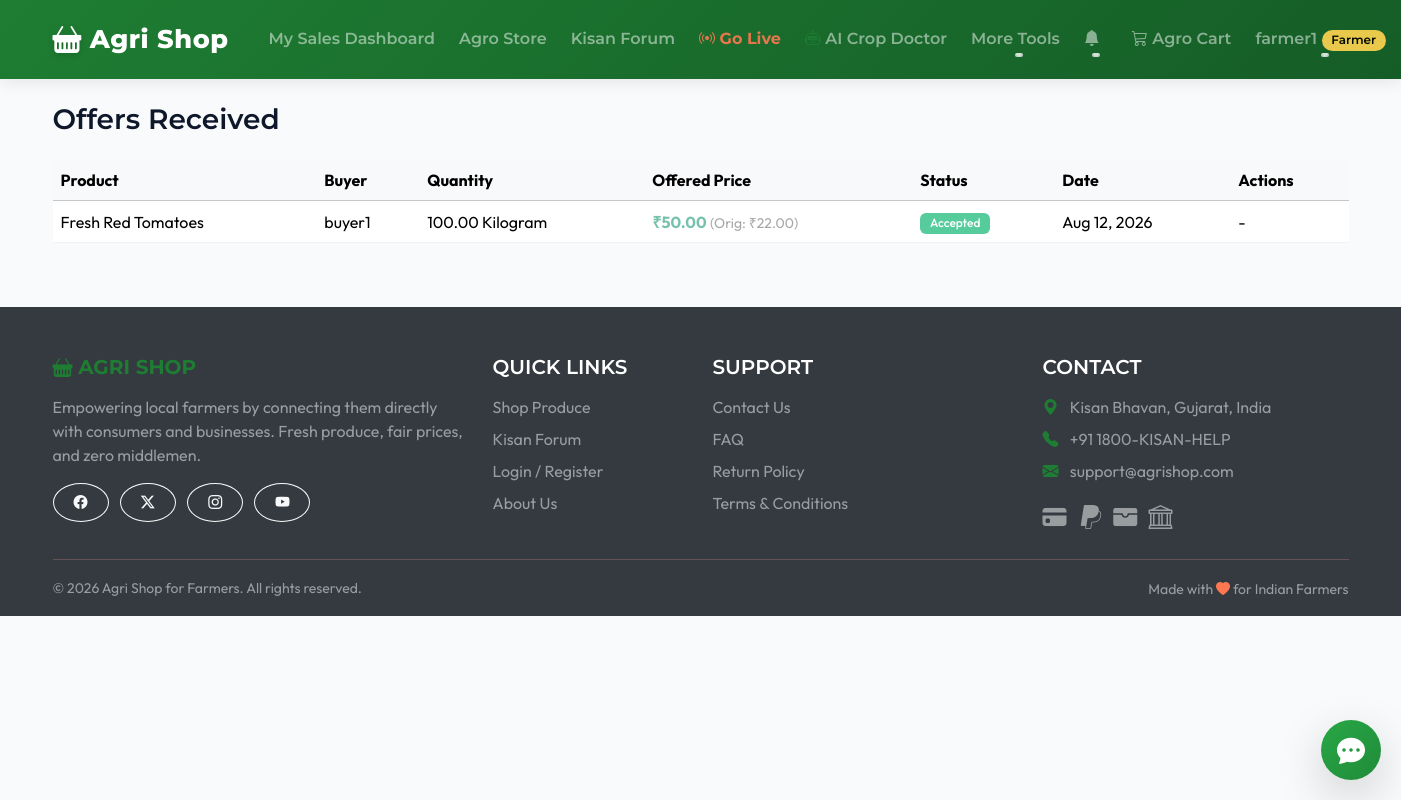
The app's page /orders/offers/ (signed in) with its own data.
### accounts/models.py (models this page shows, shortened)
class User(AbstractUser):
    class Role(models.TextChoices):
        FARMER = 'FARMER', 'Farmer'
        BUYER = 'BUYER', 'Buyer'
        BUSINESS_BUYER = 'BUSINESS_BUYER', 'Business Buyer'
        AGRO_DEALER = 'AGRO_DEALER', 'Agro Dealer'
    role = models.CharField(max_length=20, choices=Role.choices, default=Role.BUYER)
    phone = models.CharField(max_length=15, blank=True)
    address = models.TextField(blank=True)
    village_or_city = models.CharField(max_length=100, blank=True)
    state = models.CharField(max_length=50, blank=True)
    is_verified_farmer = models.BooleanField(default=False)

### orders/models.py (models this page shows, shortened)
class Negotiation(models.Model):
    STATUS_CHOICES = [
        ('PENDING', 'Pending'),
        ('ACCEPTED', 'Accepted'),
        ('REJECTED', 'Rejected'),
        ('COUNTER', 'Counter Offer'),
    ]
    buyer = models.ForeignKey(settings.AUTH_USER_MODEL, on_delete=models.CASCADE, related_name='negotiations_made')
    farmer = models.ForeignKey(settings.AUTH_USER_MODEL, on_delete=models.CASCADE, related_name='negotiations_received')
    product = models.ForeignKey(Product, on_delete=models.CASCADE, related_name='negotiations')
    quantity = models.DecimalField(max_digits=10, decimal_places=2)
    offered_price_per_unit = models.DecimalField(max_digits=10, decimal_places=2)
    status = models.CharField(max_length=20, choices=STATUS_CHOICES, default='PENDING')
    created_at = models.DateTimeField(auto_now_add=True)
    updated_at = models.DateTimeField(auto_now=True)

### products/models.py (models this page shows, shortened)
class Product(models.Model):
    UNIT_CHOICES = [
        ('kg', 'Kilogram'),
        ('quintal', 'Quintal (100kg)'),
        ('dozen', 'Dozen'),
        ('litre', 'Litre'),
        ('piece', 'Piece'),
    ]
    QUALITY_CHOICES = [
        ('A', 'Grade A (Premium)'),
        ('B', 'Grade B (Standard)'),
        ('C', 'Grade C (Processing/Juice)'),
        ('organic', 'Certified Organic'),
        ('pesticide_free', 'Pesticide-Free'),
    ]
    farmer = models.ForeignKey(settings.AUTH_USER_MODEL, on_delete=models.CASCADE, related_name='products')
    category = models.ForeignKey(Category, on_delete=models.CASCADE, related_name='products')
    name = models.CharField(max_length=200)
    description = models.TextField()
    image = models.ImageField(upload_to='product_images/', blank=True, null=True)
    price_per_unit = models.DecimalField(max_digits=10, decimal_places=2)
    unit = models.CharField(max_length=20, choices=UNIT_CHOICES, default='kg')
    quantity_available = models.DecimalField(max_digits=10, decimal_places=2)
    bulk_price_threshold = models.DecimalField(max_digits=10, decimal_places=2, null=True, blank=True, help_text="Minimum quantity for bulk pricing")
    bulk_price_per_unit = models.DecimalField(max_digits=10, decimal_places=2, null=True, blank=True, help_text="Price per unit when threshold is met")
    is_organic = models.BooleanField(default=False)
    quality_grade = models.CharField(max_length=20, choices=QUALITY_CHOICES, blank=True)
    is_imperfect = models.BooleanField(default=False, help_text="Ugly veggies at discount")
    harvest_date = models.DateField(blank=True, null=True)
    is_active = models.BooleanField(default=True)
    created_at = models.DateTimeField(auto_now_add=True)
    updated_at = models.DateTimeField(auto_now=True)

### orders/views.py (the view)
# urls.py: path('offers/', views.manage_offers, name='manage_offers'),
@login_required
def manage_offers(request):
    from .models import Negotiation
    if request.user.role == 'FARMER':
        offers = Negotiation.objects.filter(farmer=request.user).order_by('-created_at')
        return render(request, 'orders/manage_offers.html', {'offers': offers, 'is_farmer': True})
    else:
        offers = Negotiation.objects.filter(buyer=request.user).order_by('-created_at')
        return render(request, 'orders/manage_offers.html', {'offers': offers, 'is_farmer': False})

### templates/orders/manage_offers.html (shortened to what this page needs)
{% extends 'base.html' %}
{% block content %}
<div class="row mt-4">
    <div class="col-12">
        <h3 class="mb-4">{% if is_farmer %}Offers Received{% else %}My Offers{% endif %}</h3>
        {% if offers %}
            <div class="table-responsive">
                <table class="table table-hover align-middle">
                    <thead class="table-light">
                        <tr>
                            <th>Product</th>
                            <th>{% if is_farmer %}Buyer{% else %}Farmer{% endif %}</th>
                            <th>Quantity</th>
                            <th>Offered Price</th>
                            <th>Status</th>
                            <th>Date</th>
                            <th>Actions</th>
                        </tr>
                    </thead>
                    <tbody>
                        {% for offer in offers %}
                        <tr>
                            <td>{{ offer.product.name }}</td>
                            <td>{% if is_farmer %}{{ offer.buyer.username }}{% else %}{{ offer.farmer.username }}{% endif %}</td>
                            <td>{{ offer.quantity }} {{ offer.product.get_unit_display }}</td>
                            <td><strong class="text-primary">₹{{ offer.offered_price_per_unit }}</strong> <small class="text-muted">(Orig: ₹{{ offer.product.price_per_unit }})</small></td>
                            <td>
                                <span class="badge
                                    {% if offer.status == 'PENDING' %}bg-warning text-dark
                                    {% elif offer.status == 'ACCEPTED' %}bg-success
                                    {% elif offer.status == 'REJECTED' %}bg-danger
                                    {% endif %}">
                                    {{ offer.get_status_display }}
                                </span>
                            </td>
                            <td>{{ offer.created_at|date:"M d, Y" }}</td>
                            <td>
                                {% if is_farmer and offer.status == 'PENDING' %}
                                    <form method="post" action="{% url 'accept_offer' offer.id %}" class="d-inline">
                                        {% csrf_token %}
                                        <button type="submit" class="btn btn-sm btn-success">Accept</button>
                                    </form>
                                    <form method="post" action="{% url 'reject_offer' offer.id %}" class="d-inline">
                                        {% csrf_token %}
                                        <button type="submit" class="btn btn-sm btn-danger">Reject</button>
                                    </form>
                                {% elif not is_farmer and offer.status == 'ACCEPTED' %}
                                    <button class="btn btn-sm btn-primary" onclick="alert('Farmer accepted! Add to cart with special code to claim this price.')">Claim Offer</button>
                                {% else %}
                                    -
                                {% endif %}
                            </td>
                        </tr>
                        {% endfor %}
                    </tbody>
                </table>
            </div>
        {% else %}
            <div class="alert alert-info">No offers found.</div>
        {% endif %}
    </div>
</div>
{% endblock %}

### templates/base.html (shortened to what this page needs)
<!DOCTYPE html>
<html lang="en">
<head>
    <link href="https://cdn.jsdelivr.net/npm/bootswatch@5.3.3/dist/minty/bootstrap.min.css" rel="stylesheet">
    <link rel="stylesheet" href="https://cdn.jsdelivr.net/npm/bootstrap-icons@1.11.3/font/bootstrap-icons.min.css">
    {% load static %}
    <link rel="stylesheet" href="{% static 'css/style.css' %}">
</head>
<body>
    <nav class="navbar navbar-expand-lg navbar-dark bg-primary mb-4">
        <div class="container">
            <a class="navbar-brand" href="/">
                <i class="bi bi-basket-fill"></i> Agri Shop
            </a>
            <div class="collapse navbar-collapse" id="navbarNav">
                <ul class="navbar-nav me-auto">
                    {% if user.is_authenticated and user.role == 'FARMER' %}
                    <li class="nav-item">
                        <a class="nav-link" href="{% url 'farmer_sales' %}">My Sales Dashboard</a>
                    </li>
                    <li class="nav-item">
                        <a class="nav-link" href="{% url 'agro_store' %}">Agro Store</a>
                    </li>
                    <li class="nav-item">
                        <a class="nav-link" href="{% url 'forum_list' %}">Kisan Forum</a>
                    </li>
                    <li class="nav-item">
                        <a class="nav-link text-danger fw-bold" href="{% url 'start_live' %}"><i class="bi bi-broadcast"></i> Go Live</a>
                    </li>
                    <li class="nav-item">
                        <a class="nav-link" href="{% url 'crop_doctor' %}"><i class="bi bi-robot text-success"></i> AI Crop Doctor</a>
                    </li>
                    <li class="nav-item dropdown">
                        <a class="nav-link dropdown-toggle" href="#" role="button" data-bs-toggle="dropdown">
                            More Tools
                        </a>
                    </li>
                    {% endif %}
                </ul>
                <ul class="navbar-nav ms-auto mb-2 mb-lg-0 align-items-center">
                    {% if user.is_authenticated %}
                    <li class="nav-item dropdown me-2">
                        <a class="nav-link dropdown-toggle position-relative" href="#" id="notifDropdown" role="button" data-bs-toggle="dropdown">
                            <i class="bi bi-bell-fill"></i>
                        </a>
                    </li>
                    {% if user.role == 'FARMER' %}
                    <li class="nav-item">
                        <a class="nav-link" href="{% url 'agro_cart_view' %}">
                            <i class="bi bi-cart3"></i> Agro Cart
                        </a>
                    </li>
                    {% elif user.role != 'AGRO_DEALER' %}
                    <li class="nav-item">
                        <a class="nav-link" href="{% url 'cart_view' %}">
                            <i class="bi bi-cart3"></i> Cart
                        </a>
                    </li>
                    {% endif %}
                    <li class="nav-item dropdown">
                        <a class="nav-link dropdown-toggle" href="#" id="navbarDropdown" role="button" data-bs-toggle="dropdown">
                            {{ user.username }}
                            {% if user.role == 'FARMER' %}
                                <span class="badge rounded-pill farmer-badge">Farmer</span>
                            {% elif user.role == 'BUSINESS_BUYER' %}
                                <span class="badge rounded-pill bg-warning text-dark">Business</span>
                            {% endif %}
                        </a>
                    </li>
                    {% endif %}
                </ul>
            </div>
        </div>
    </nav>
    <div class="container">
        {% block content %}
        {% endblock content %}
    </div>
    <footer class="bg-dark text-white pt-5 pb-3 mt-5">
        <div class="container">
            <div class="row">
                <div class="col-lg-4 col-md-6 mb-4 mb-md-0">
                    <h5 class="text-uppercase text-success fw-bold mb-3">
                        <i class="bi bi-basket-fill"></i> Agri Shop
                    </h5>
                    <p class="text-white-50">
                        Empowering local farmers by connecting them directly with consumers and businesses. Fresh produce, fair prices, and zero middlemen.
                    </p>
                    <div class="mt-3">
                        <a href="#" class="btn btn-outline-light btn-sm rounded-circle me-2"><i class="bi bi-facebook"></i></a>
                        <a href="#" class="btn btn-outline-light btn-sm rounded-circle me-2"><i class="bi bi-twitter-x"></i></a>
                        <a href="#" class="btn btn-outline-light btn-sm rounded-circle me-2"><i class="bi bi-instagram"></i></a>
                        <a href="#" class="btn btn-outline-light btn-sm rounded-circle"><i class="bi bi-youtube"></i></a>
                    </div>
                </div>
                <div class="col-lg-2 col-md-6 mb-4 mb-md-0">
                    <h5 class="text-uppercase mb-3 text-white">Quick Links</h5>
                    <ul class="list-unstyled mb-0">
                        <li class="mb-2"><a href="/" class="text-white-50 text-decoration-none hover-white">Shop Produce</a></li>
                        <li class="mb-2"><a href="{% url 'forum_list' %}" class="text-white-50 text-decoration-none hover-white">Kisan Forum</a></li>
                        <li class="mb-2"><a href="{% url 'login' %}" class="text-white-50 text-decoration-none hover-white">Login / Register</a></li>
                        <li class="mb-2"><a href="{% url 'about_us' %}" class="text-white-50 text-decoration-none hover-white">About Us</a></li>
                    </ul>
                </div>
                <div class="col-lg-3 col-md-6 mb-4 mb-md-0">
                    <h5 class="text-uppercase mb-3 text-white">Support</h5>
                    <ul class="list-unstyled mb-0">
                        <li class="mb-2"><a href="{% url 'contact_us' %}" class="text-white-50 text-decoration-none hover-white">Contact Us</a></li>
                        <li class="mb-2"><a href="{% url 'faq' %}" class="text-white-50 text-decoration-none hover-white">FAQ</a></li>
                        <li class="mb-2"><a href="{% url 'return_policy' %}" class="text-white-50 text-decoration-none hover-white">Return Policy</a></li>
                        <li class="mb-2"><a href="{% url 'terms' %}" class="text-white-50 text-decoration-none hover-white">Terms & Conditions</a></li>
                    </ul>
                </div>
                <div class="col-lg-3 col-md-6 mb-4 mb-md-0">
                    <h5 class="text-uppercase mb-3 text-white">Contact</h5>
                    <ul class="list-unstyled mb-3 text-white-50">
                        <li class="mb-2"><i class="bi bi-geo-alt-fill me-2 text-success"></i> Kisan Bhavan, Gujarat, India</li>
                        <li class="mb-2"><i class="bi bi-telephone-fill me-2 text-success"></i> +91 1800-KISAN-HELP</li>
                        <li class="mb-2"><i class="bi bi-envelope-fill me-2 text-success"></i> support@agrishop.com</li>
                    </ul>
                    <div class="mt-2 text-white-50">
                        <i class="bi bi-credit-card-fill fs-4 me-2"></i>
                        <i class="bi bi-paypal fs-4 me-2"></i>
                        <i class="bi bi-wallet-fill fs-4 me-2"></i>
                        <i class="bi bi-bank fs-4"></i>
                    </div>
                </div>
            </div>
            <hr class="mt-4 mb-3 border-secondary">
            <div class="row align-items-center">
                <div class="col-md-6 text-center text-md-start">
                    <p class="text-white-50 small mb-0">&copy; 2026 Agri Shop for Farmers. All rights reserved.</p>
                </div>
                <div class="col-md-6 text-center text-md-end mt-2 mt-md-0">
                    <span class="text-white-50 small">Made with <i class="bi bi-heart-fill text-danger"></i> for Indian Farmers</span>
                </div>
            </div>
        </div>
    </footer>
    <div class="toast-container position-fixed bottom-0 end-0 p-3">
    </div>
    <div id="aiChatbotWidget" style="position: fixed; bottom: 20px; right: 20px; z-index: 9999;" class="notranslate" translate="no">
        <button id="toggleChatBtn" class="btn btn-success rounded-circle shadow-lg d-flex align-items-center justify-content-center" style="width: 60px; height: 60px; float: right;">
            <i class="bi bi-chat-dots-fill fs-3"></i>
        </button>
    </div>
</body>
</html>

### records on screen
User: username "farmer1"
Negotiation: product.name "Fresh Red Tomatoes", buyer.username "buyer1", quantity "100.00", product.unit "Kilogram", offered_price_per_unit "50.00", product.price_per_unit "22.00", status "Accepted", created_at "Aug 12, 2026"
